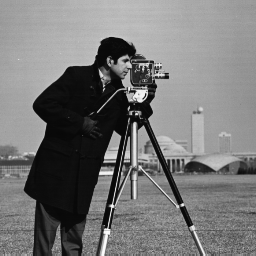
%> input picture Lab01/Fig0225(b)(cameraman).tif, 256 x 256 px
$ octave wedgeANDhalftoning.m   (GNU Octave 9; MATLAB toolbox functions it lacks are replaced by stand-ins)
%> lines starting %> are read from the running program, lines starting %| are printed output that depends on the picture; in (x1, y1, x2, y2) boxes, pixels count from 0 and x2, y2 are one past the last pixel; in counts of white or black regions, pixels touching at a corner belong together; the program's own positions count from 1
### Lab01/halftone.m
function [y] = halftone(a)
%HALFTONE Summary of this function goes here
%function out = halftone(in)
% halftone  Converts a grayscale image to a binary image by using binary dot patterns to
%           render grayscale values. (more as appropriate).
%
% Syntax:
%   out = halftone(in)
%
% Input:
%   in = the grayscale image to be rendered. It should be of type uint8 and have values
%        in the range 0-255.
%
% Output:
%   out = the rendered binary image. It is of type uint8 and will have two values: 0 and
%         255.
%
% History:
%2/08 Started lab, set up halftone completed up to lines 22-40
%2/15 Completed the logic for halftoning, lines 41-55, attempted special cases
%2/22 Fixed/Completed Special Cases
A = double(a);
[row, col] = size(a);
y=uint8(a);

dots = uint8(zeros(3,3,10));
dots(:,:,1) = [0 0 0; 0 0 0; 0 0 0];
dots(:,:,2) = [0 255 0; 0 0 0; 0 0 0];
dots(:,:,3) = [0 255 0; 0 0 0; 0 0 255];
dots(:,:,4) = [255 255 0; 0 0 0; 0 0 255];
dots(:,:,5) = [255 255 0; 0 0 0; 255 0 255];
dots(:,:,6) = [255 255 255; 0 0 0; 255 0 255];
dots(:,:,7) = [255 255 255; 0 0 255; 255 0 255];
dots(:,:,8) = [255 255 255; 0 0 255; 255 255 255];
dots(:,:,9) = [255 255 255; 255 0 255; 255 255 255];
dots(:,:,10) = [255 255 255; 255 255 255; 255 255 255];

redge = mod(row,3);
cedge = mod(col,3);

for i=1:3:row-redge
    for j=1:3:col-cedge
		avg = mean(mean(A(i:i+2, j:j+2))); %3x3 patch

		dI = floor((avg/255)*10)+1; %dotIndex for block
        if dI>10
            dI =10;
        end

		y(i:i+2,j:j+2) = dots(:,:,dI);


    end
end

% [39 lines of commented-out code are left out]
if redge>0
    for i=1:3:col-cedge
        avg = mean(mean(A(row-redge+1:row, i:i+2)));
        dI = floor((avg/255)*10);
        if dI == 10
            dI=9;
        end
        y(row-redge+1:row,i:i+2) = dots(1:redge,:,dI+1);
    end
    if cedge>0
        avg = mean(mean(A(row-redge+1:row, col-cedge+1:col)));
        dI = floor((avg/255)*10);
        if dI == 10
            dI=9;
        end
        y(row-redge+1:row,col-cedge+1:col) = dots(1:redge,1:cedge, dI+1);
    end
end


% Determine the size of the input image
% allocate output image
% allocae the 3 dimensional data structure for storing dot patterns
% initialie the dot patterns
% loop through the input image doing the following
%     compute average over a given 3x3 pixel block
%     use this average value to copy the appropriate dot pattern to output image
% take care of special cases when block is not a multiple of 3

### Lab01/wedgeANDhalftoning.m
A = uint8(ones(256,256));

for i=1:256
    for j=1:256
        A(i,j)= i;
    end
end

% disp(A)
figure();
imshow(A);
imwrite(A, 'wedge.png');

halfWEDGE = halftone(A);
figure();
imshow(halfWEDGE);
imwrite(halfWEDGE, 'wedge_OUT.png');


% Display a grayscale image
I = imread('Fig0225(b)(cameraman).tif');
%> I is the input picture: size 256x256 uint8; min 7, max 253, mean 118.7
O = halftone(I);
%> after the loop in halftone (call 2), `for i=1:3:row-redge`:
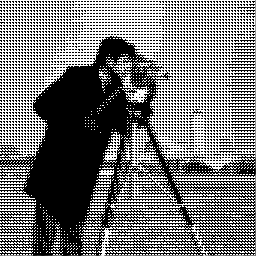
%> y: size 256x256 uint8; min 0, max 255, mean 118.1
%> the loop in halftone (call 2), `for i=1:3:col-cedge` made 85 passes
%> avg on passes 1 to 12: 125.7, 141.3, 151.7, 142.3, 136.3, 121, 117, 145, 167.7, 127.3, 133.3, 27.33
%> after the loop in halftone (call 2), `for i=1:3:col-cedge`:
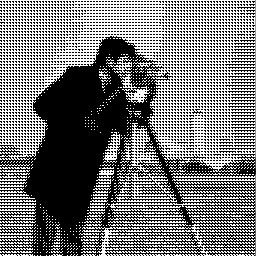
%> y: size 256x256 uint8; 0.39% of pixels changed, all inside (x1, y1, x2, y2) = (0, 255, 255, 256)
%> in halftone (call 2), `avg = mean(mean(A(row-redge+1:row, col-cedge+1:col)));`: avg = 113
%> in halftone (call 2), `dI = floor((avg/255)*10);`: dI = 4
%> in halftone (call 2), `y(row-redge+1:row,col-cedge+1:col) = dots(1:redge,1:cedge, dI+1);`: y: size 256x256 uint8; under 0.01% of pixels changed, all inside (x1, y1, x2, y2) = (255, 255, 256, 256)
figure();
imshow(O);
imwrite(O,'Fig0225(b)(cameraman)OUT.png');


W = imread('Fig0225(a)(face).tif');
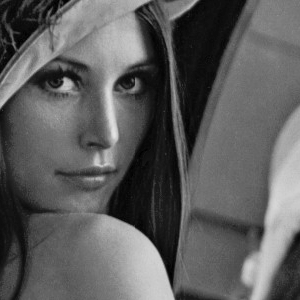
%> input picture Lab01/Fig0225(a)(face).tif, 300 x 300 px
%> W is the input picture: size 300x300 uint8; min 0, max 228, mean 93.3
E = halftone(W);
%> after the loop in halftone (call 3), `for i=1:3:row-redge`:
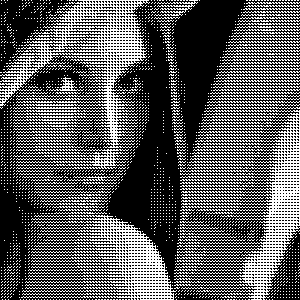
%> y: size 300x300 uint8; 34.9% white in thin lines or dots
figure();
imshow(E);
imwrite(E, 'Fig0225(a)(face)OUT.png');


C = imread('Fig0225(c)(crowd).tif');
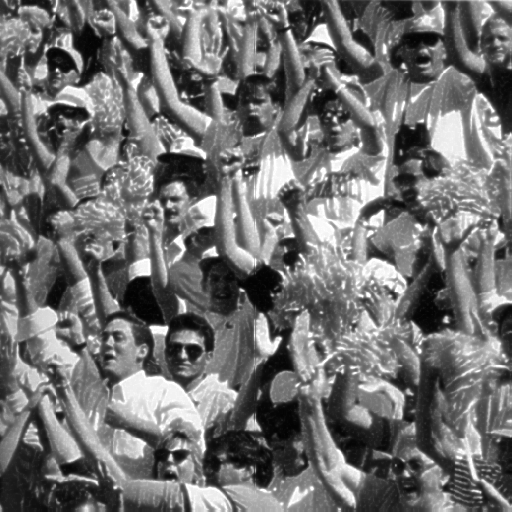
%> input picture Lab01/Fig0225(c)(crowd).tif, 512 x 512 px
%> C is the input picture: size 512x512 uint8; min 2, max 255, mean 112.6
V = halftone(C);
%> after the loop in halftone (call 4), `for i=1:3:row-redge`:
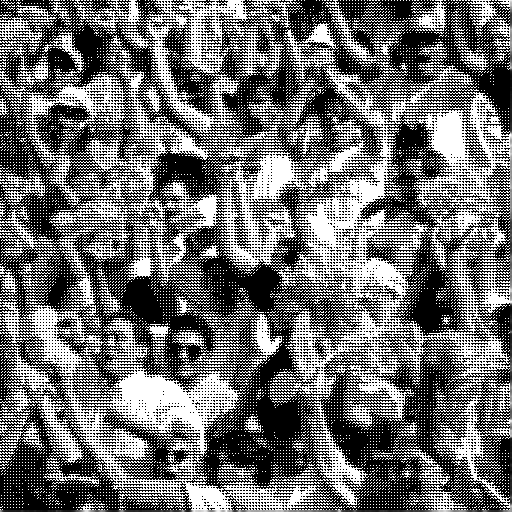
%> y: size 512x512 uint8; min 0, max 255, mean 111
%> the loop in halftone (call 4), `for i=1:3:col-cedge` made 170 passes
%> avg on passes 1 to 3: 111.2, 38, 30
%> after the loop in halftone (call 4), `for i=1:3:col-cedge`:
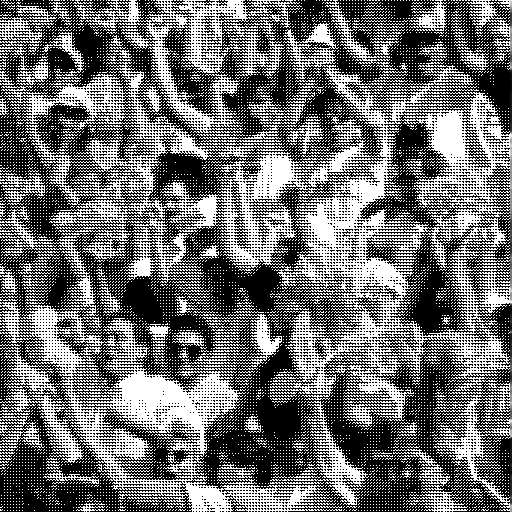
%> y: size 512x512 uint8; 0.39% of pixels changed, all inside (x1, y1, x2, y2) = (0, 510, 510, 512)
%> in halftone (call 4), `avg = mean(mean(A(row-redge+1:row, col-cedge+1:col)));`: avg = 155
%> in halftone (call 4), `dI = floor((avg/255)*10);`: dI = 6
%> in halftone (call 4), `y(row-redge+1:row,col-cedge+1:col) = dots(1:redge,1:cedge, dI+1);`: y: size 512x512 uint8; under 0.01% of pixels changed, all inside (x1, y1, x2, y2) = (510, 510, 512, 512)
figure();
imshow(V);
imwrite(V, 'Fig0225(c)(crowd)OUT.png');


%> (the run ends here)
